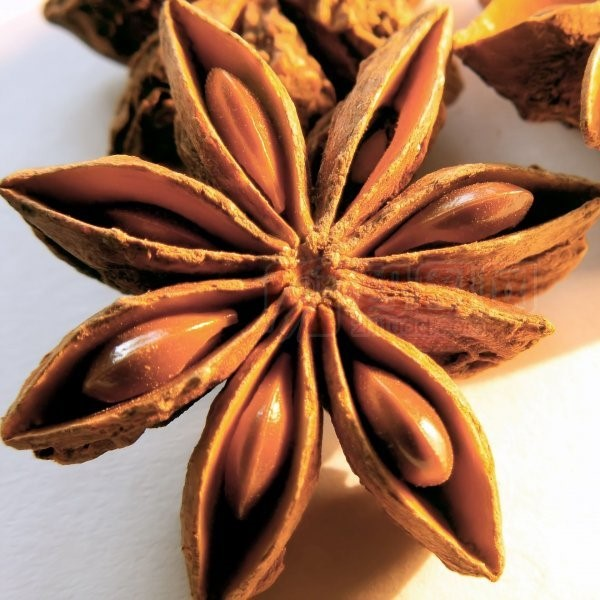
#> input picture TIE_Simulation/source/aaaaa.jpg, 600 x 600 px, found by its file name
$ python CC_SingleLensTIE_IterativeVersion.py
#> lines starting #> are read from the running program, lines starting #| are printed output that depends on the picture
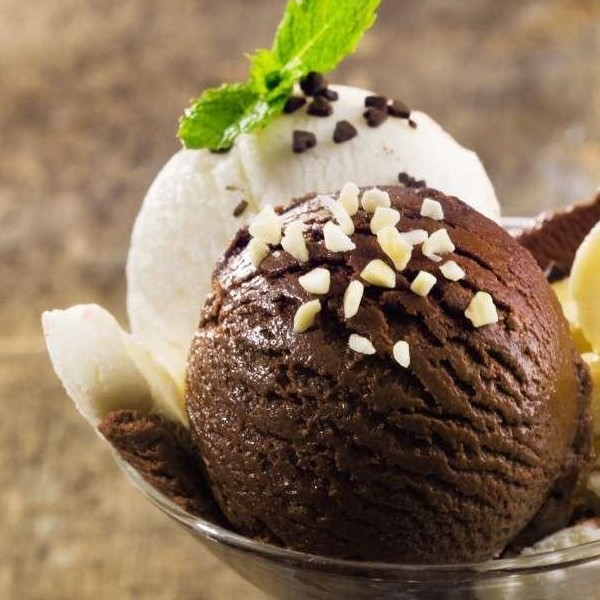
#> input picture TIE_Simulation/source/bbbbb.jpg, 600 x 600 px, found by its file name
### Imaging/CC_SingleLensTIE_Basic.py
#!/usr/bin/env python3
# -*- coding: utf-8 -*-

"""
Author:Chao Chen
Time:July 6,2019
"""

from PIL import Image
from pylab import *
import matplotlib.pyplot as plt
from numpy import fft


# Import Image
# I have just added a single line, did you find it?
# it is amazing!
# yes I find it.

# [4 lines left out: function show_im, not called in this run]


class ReadImage:
    def __init__(self, a, b):
        self.im_a = np.array(Image.open(a).convert('L'))
        self.im_b = np.array(Image.open(b).convert('L'))

    def convert(self):
        im_amplitude = (self.im_a/self.im_a.max()+4)/5
        im_phase = self.im_b/self.im_b.max()
        return im_amplitude, im_phase

    def size(self):
        am_size = shape(self.im_a)
        ph_size = shape(self.im_b)
        return am_size, ph_size

# Set Object's Wavefront


def get_object_wavefront(pixel_num, im_array_a, im_array_b):
    index1 = int((pixel_num - shape(im_array_a)[0]) / 2)
    index2 = int((pixel_num + shape(im_array_a)[0]) / 2)
    index3 = int((pixel_num - shape(im_array_a)[1]) / 2)
    index4 = int((pixel_num + shape(im_array_a)[1]) / 2)
    obj_amplitude = np.ones((pixel_num, pixel_num))
    obj_phase = np.zeros((pixel_num, pixel_num))
    obj_amplitude[index1:index2, index3:index4] = im_array_a
    obj_phase[index1:index2, index3:index4] = im_array_b
    return obj_amplitude*np.exp(1j*obj_phase)


def ccfft2(a):
    return fft.fftshift(fft.fft2(fft.ifftshift(a)))


def ccifft2(a):
    return fft.fftshift(fft.ifft2(fft.ifftshift(a)))


class Trans:
    def __init__(self, wavefront, lambda1, pixel_size):
        self.wavefront = wavefront
        self.lambda1 = lambda1
        self.pixel_size = pixel_size
        self.pixel_num = shape(wavefront)[0]

    def spacial_transfer(self, d):
        fx = linspace(-1/self.pixel_size/2, 1/self.pixel_size/2, self.pixel_num)
        fy = linspace(-1/self.pixel_size/2, 1/self.pixel_size/2, self.pixel_num)
        [fx_mat, fy_mat] = meshgrid(fx, fy)
        hz = np.exp(1j*2*np.pi/self.lambda1*d*np.sqrt(1-(self.lambda1*fx_mat)**2-(self.lambda1*fy_mat)**2))
        self.wavefront = ccifft2(ccfft2(self.wavefront)*hz)
        return self

    def lens_transfer(self, focus):
        total_size = self.pixel_num*self.pixel_size
        dx = linspace(-total_size/2, total_size/2, self.pixel_num)
        dy = linspace(-total_size/2, total_size/2, self.pixel_num)
        [dx_mat, dy_mat] = meshgrid(dx, dy)
        t = np.exp(-1j*2*np.pi/self.lambda1*(dx_mat**2+dy_mat**2)/(2*focus))
        self.wavefront = self.wavefront*t
        return self

    def get_amplitude(self):
        return np.abs(self.wavefront)

    def get_phase(self):
        return np.angle(self.wavefront)


def tie(a0, a1, d21, a2, d22, epsilon, wavelength, pixel_size, pixel_num):
    eps = 1e-6
    if isinstance(pixel_num, tuple) and len(pixel_num) == 2:
        pn1 = pixel_num[0]  # pixel_num 1
        pn2 = pixel_num[1]  # pixel_num 2
    else:
        pn1, pn2 = pixel_num, pixel_num
    sh1, sh2 = a0.shape
    index1 = int((sh1-pn1)/2)
    index2 = int((sh1+pn1)/2)
    index3 = int((sh2-pn2)/2)
    index4 = int((sh2+pn2)/2)
    a0 = a0[index1:index2, index3:index4]
    a1 = a1[index1:index2, index3:index4]
    a2 = a2[index1:index2, index3:index4]

    k = 2 * np.pi / wavelength
    fx = 2*np.pi*linspace(-1/pixel_size/2, 1/pixel_size/2, pn1)
    fy = 2*np.pi*linspace(-1/pixel_size/2, 1/pixel_size/2, pn2)
    [fx_mat, fy_mat] = meshgrid(fx, fy)

    temp = k * (a2 - a1) / (d22 - d21)
    freq_square = 1/(fx_mat**2+fy_mat**2+epsilon)
    temp1 = ccfft2(temp)*freq_square
    temp_x = ccifft2(temp1*fx_mat)/(a0+eps)
    temp_x = ccfft2(temp_x)*fx_mat
    temp_y = ccifft2(temp1*fy_mat)/(a0+eps)
    temp_y = ccfft2(temp_y)*fy_mat
    p_xy = ccifft2((temp_x+temp_y)*freq_square)
    return p_xy


def single_lens_tie(lambda1, pixel_num, pixel_size, d1, ff, d2, delta_z, epsilon,
                    im_name1='./source/aaaaa.jpg', im_name2='./source/bbbbb.jpg'):
    im = ReadImage(im_name1, im_name2)
    am_pic, ph_pic = im.convert()                                               # 读取的两幅图片
    wavefront0 = get_object_wavefront(pixel_num, am_pic, ph_pic)                # 获得初始波前
#> in get_object_wavefront, `obj_phase[index1:index2, index3:index4] = im_array_b`:
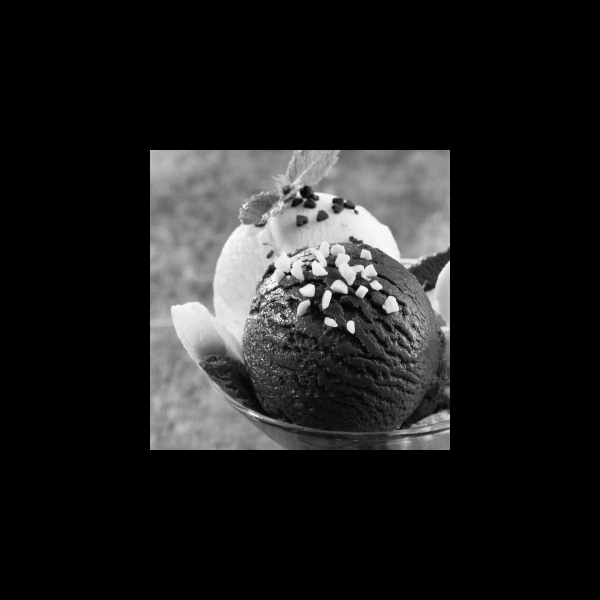
#> obj_phase: shape (1200, 1200) float64 (shown at 1/2 size); min 0, max 1, mean 0.119
    out00, out01 = np.abs(wavefront0), np.angle(wavefront0)                     # 初始波前振幅、相位
    tr10 = Trans(wavefront0, lambda1, pixel_size)
    wavefront10 = tr10.spacial_transfer(d1).lens_transfer(ff).wavefront         # 传递至透镜后平面复振幅
    out1 = np.abs(wavefront10*conjugate(wavefront10))                           # 传递至透镜后平面强度分布
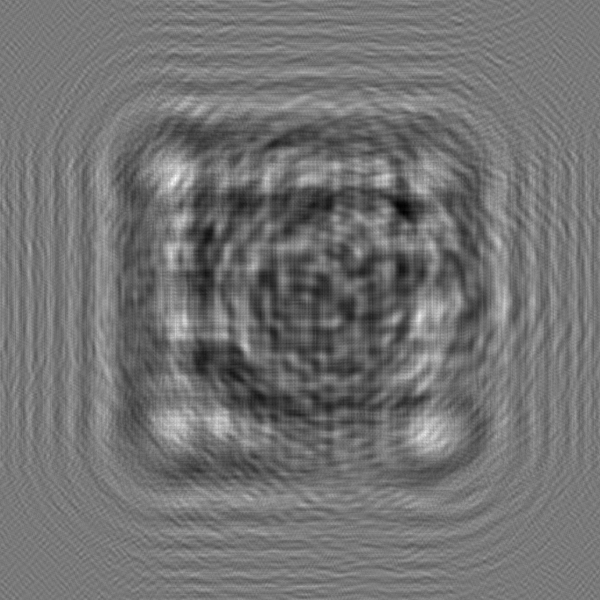
#> out1: shape (1200, 1200) float64 (shown at 1/2 size); min 0.12, max 1.97, mean 0.953; drawn with min black and max white
    wavefront20 = Trans(wavefront10, lambda1, pixel_size).spacial_transfer(d2).wavefront
    out20 = np.abs(wavefront20*conjugate(wavefront20))                          # 在焦强度
    wavefront21 = Trans(wavefront10, lambda1, pixel_size).spacial_transfer(d2-delta_z).wavefront
    out21 = np.abs(wavefront21*conjugate(wavefront21))                          # 欠焦强度
    wavefront22 = Trans(wavefront10, lambda1, pixel_size).spacial_transfer(d2+delta_z).wavefront
    out22 = np.abs(wavefront22*conjugate(wavefront22))                          # 离焦强度
    p_xy = tie(out20, out21, d2-delta_z, out22, d2+delta_z, epsilon, lambda1, pixel_size, im.size()[0])  # 恢复相位
#> in tie, `a2 = a2[index1:index2, index3:index4]`:
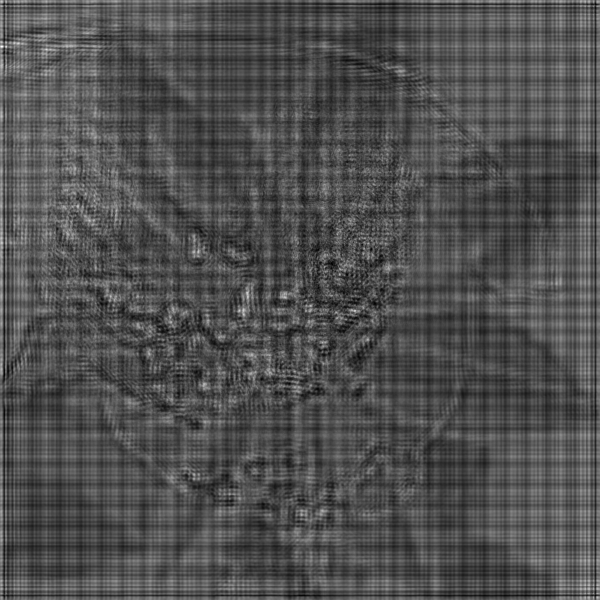
#> a2: shape (600, 600) float64; min 0.121, max 2.29, mean 0.801; drawn with min black and max white
#> in tie, `temp = k * (a2 - a1) / (d22 - d21)`:
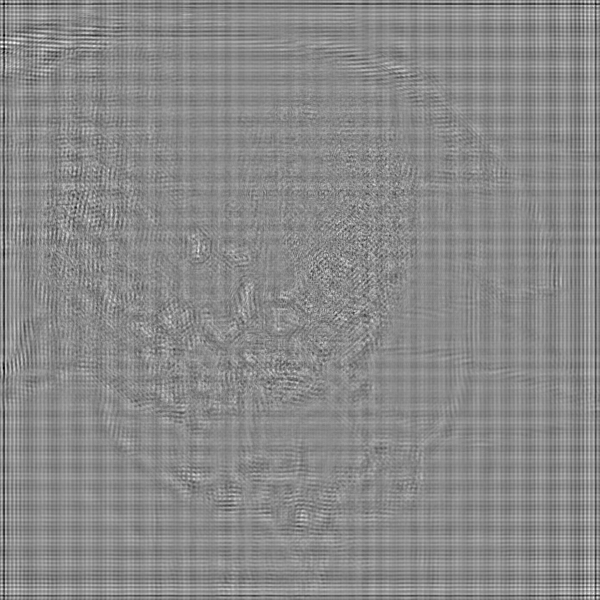
#> temp: shape (600, 600) float64; min -3.43e+09, max 2.84e+09, mean -43253553; drawn with min black and max white
    return out00, out01, out1, out20, out21, out22, np.real(p_xy)


# [38 lines left out: function main, not called in this run]


# [27 lines that do not run on import are left out]

### TIE_Simulation/CC_SingleLensTIE_IterativeVersion.py
#!/usr/bin/env python3
# -*- coding: utf-8 -*-

"""
Author:Chao Chen
Time:July 6,2019
"""

import CC_SingleLensTIE_Basic as Cs
import numpy as np
import PIL.Image as Image
import time
import matplotlib.pyplot as plt


Lambda = 632.8e-9
k = 2*np.pi/Lambda
f = np.arange(40, 160, 20)*1e-3  # length:6
PixelSize = np.arange(3.8e-6, 8.2e-6, 0.4e-6)  # length:11
PixelNum = np.arange(700, 1500, 100)  # length:8
epsilon = np.arange(1e8, 9e8, 2e8)  # length:4
# n = 0
# tick0 = time.time()
# ticks = tick0
init_im = Cs.ReadImage('aaaaa.jpg', 'bbbbb.jpg').convert()
# init_pic = (np.angle(Cs.get_object_wavefront(600, init_im[0], init_im[1]))+0.25)/1.25
# print(n, ticks-tick0)
# loss_a = {}
'''
best parameter:'PicNum=1200, PicSize=7.8um, f=40mm, eps=3e8'
'''

# [4 lines of commented-out code are left out]
set_im = Cs.single_lens_tie(632.8e-9, 1200, 7.8e-6, 2*0.4, 0.4, 2*0.4, 0.002, 3e8)[6]
set_im = np.rot90(set_im, 2)
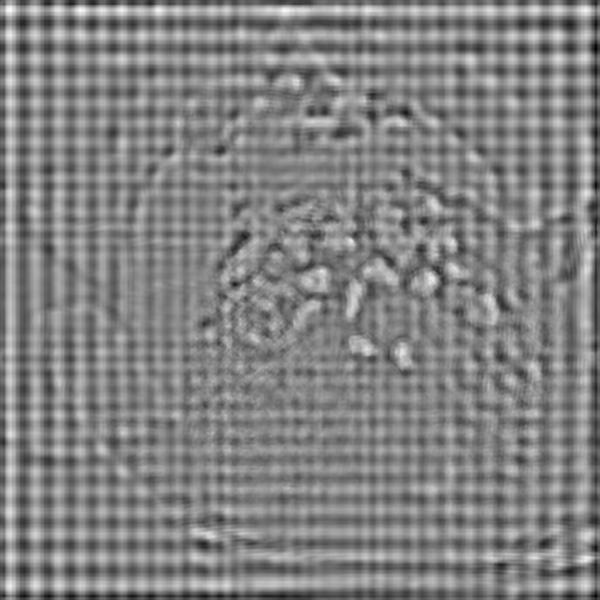
#> set_im: shape (600, 600) float64; min -0.543, max 0.515, mean -0.000557; drawn with min black and max white
# [14 lines of commented-out code are left out]
plt.imshow(set_im, cmap='gray')
plt.colorbar()
plt.show()
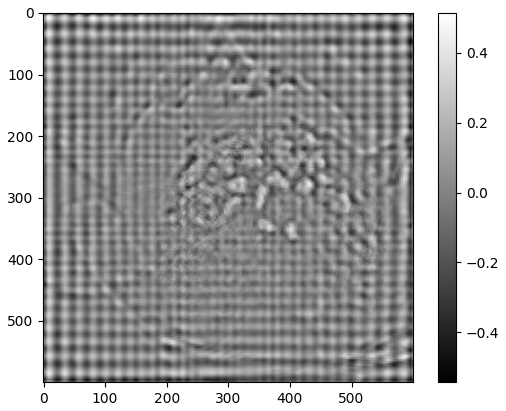
#> figure drawn by matplotlib, 2 panels
